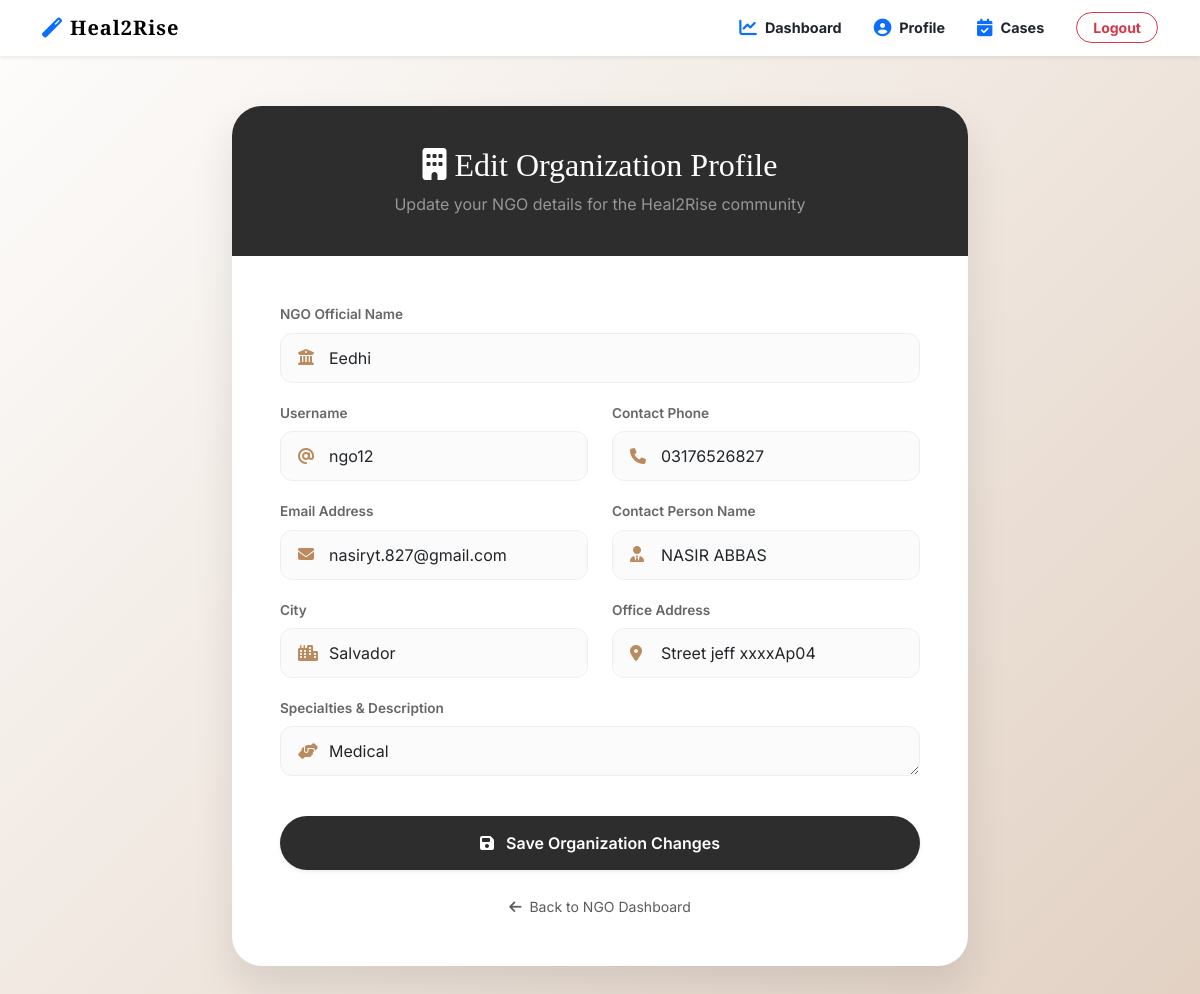
Page /ngo/update_profile.php (signed in) on the committed database.
### tables this page shows
CREATE TABLE `ngos` (
  `id` int(11) NOT NULL,
  `ngo_name` varchar(150) NOT NULL,
  `username` varchar(50) NOT NULL,
  `email` varchar(100) NOT NULL,
  `password_hash` varchar(255) NOT NULL,
  `contact_person` varchar(100) DEFAULT NULL,
  `phone` varchar(20) DEFAULT NULL,
  `address` varchar(255) DEFAULT NULL,
  `city` varchar(100) DEFAULT NULL,
  `specialties` text DEFAULT NULL,
  `registration_date` datetime DEFAULT current_timestamp(),
  `is_active` tinyint(1) DEFAULT 1,
  `last_updated` datetime DEFAULT current_timestamp() ON UPDATE current_timestamp()
);

### ngo/update_profile.php (the view, shortened to what this page needs)
<?php
include "config.php";
$ngoId = $_SESSION["id"];
$stmt = $conn->prepare("SELECT ngo_name, username, email, phone, contact_person, address, city, specialties FROM ngos WHERE id = ?");
$stmt->bind_param("i", $ngoId);
$stmt->execute();
$result = $stmt->get_result();
$ngo = $result->fetch_assoc();
?>
<!DOCTYPE html>
<html lang="en">
<head>
    <link href="https://cdn.jsdelivr.net/npm/bootstrap@5.3.0/dist/css/bootstrap.min.css" rel="stylesheet">
    <link rel="stylesheet" href="https://cdnjs.cloudflare.com/ajax/libs/font-awesome/6.4.0/css/all.min.css">
    <link rel="stylesheet" href="../CSS/style.css">
</head>
<body>
<?php include('navbar.php'); ?>
<div class="profile-wrapper">
    <div class="container">
        <div class="row justify-content-center">
            <div class="col-lg-8">
                <div class="card profile-card">
                    <div class="profile-header">
                        <h2><i class="fas fa-building me-2"></i>Edit Organization Profile</h2>
                        <p class="text-white-50 mb-0 mt-2">Update your NGO details for the Heal2Rise community</p>
                    </div>
                    <div class="card-body p-4 p-md-5">
                        <form method="POST">
                            <div class="row">
                                <div class="col-md-12">
                                    <div class="input-group-custom">
                                        <label>NGO Official Name</label>
                                        <i class="fas fa-university"></i>
                                        <input type="text" name="ngo_name" class="form-control" value="<?= htmlspecialchars($ngo['ngo_name']) ?>" required>
                                    </div>
                                </div>
                            </div>
                            <div class="row">
                                <div class="col-md-6">
                                    <div class="input-group-custom">
                                        <label>Username</label>
                                        <i class="fas fa-at"></i>
                                        <input type="text" name="username" class="form-control" value="<?= htmlspecialchars($ngo['username']) ?>" required>
                                    </div>
                                </div>
                                <div class="col-md-6">
                                    <div class="input-group-custom">
                                        <label>Contact Phone</label>
                                        <i class="fas fa-phone"></i>
                                        <input type="text" name="phone" class="form-control" value="<?= htmlspecialchars($ngo['phone']) ?>">
                                    </div>
                                </div>
                            </div>
                            <div class="row">
                                <div class="col-md-6">
                                    <div class="input-group-custom">
                                        <label>Email Address</label>
                                        <i class="fas fa-envelope"></i>
                                        <input type="email" name="email" class="form-control" value="<?= htmlspecialchars($ngo['email']) ?>" required>
                                    </div>
                                </div>
                                <div class="col-md-6">
                                    <div class="input-group-custom">
                                        <label>Contact Person Name</label>
                                        <i class="fas fa-user-tie"></i>
                                        <input type="text" name="contact_person" class="form-control" value="<?= htmlspecialchars($ngo['contact_person']) ?>">
                                    </div>
                                </div>
                            </div>
                            <div class="row">
                                <div class="col-md-6">
                                    <div class="input-group-custom">
                                        <label>City</label>
                                        <i class="fas fa-city"></i>
                                        <input type="text" name="city" class="form-control" value="<?= htmlspecialchars($ngo['city']) ?>">
                                    </div>
                                </div>
                                <div class="col-md-6">
                                    <div class="input-group-custom">
                                        <label>Office Address</label>
                                        <i class="fas fa-map-marker-alt"></i>
                                        <input type="text" name="address" class="form-control" value="<?= htmlspecialchars($ngo['address']) ?>">
                                    </div>
                                </div>
                            </div>
                            <div class="input-group-custom">
                                <label>Specialties & Description</label>
                                <i class="fas fa-hands-helping"></i>
                                <textarea name="specialties" class="form-control" rows="4" style="padding-left:48px; padding-top:12px;"><?= htmlspecialchars($ngo['specialties']) ?></textarea>
                            </div>
                            <button type="submit" class="btn-update shadow-sm">
                                <i class="fas fa-save me-2"></i> Save Organization Changes
                            </button>
                        </form>
                        <div class="text-center mt-4">
                            <a href="ngo_dashboard.php" class="text-decoration-none text-muted small">
                                <i class="fas fa-arrow-left me-1"></i> Back to NGO Dashboard
                            </a>
                        </div>
                    </div>
                </div>
            </div>
        </div>
    </div>
</div>
</body>
</html>

### CSS/style.css (style rules this page uses)
:root { --primary-color: #d4a373; --accent-color: #faedcd; --text-dark: #2d2d2d; --bg-light: #fefae0; --transition: all 0.3s ease; }
body { font-family: 'Inter', sans-serif; background-color: #fafafa; color: var(--text-dark); }
h1, h2, .navbar-brand { font-family: 'Playfair Display', serif; }
.form-control { border: 1px solid #e0e0e0; padding: 12px 15px; border-radius: 10px; transition: var(--transition); }

### ngo/update_profile.php (style rules this page uses)
.profile-wrapper { background: linear-gradient(135deg, #fdfcfb 0%, #e2d1c3 100%); min-height: 100vh; padding: 50px 0; }
.profile-card { background: white; border-radius: 30px; box-shadow: 0 20px 40px rgba(0,0,0,0.1); border: none; overflow: hidden; }
.profile-header { background: #2d2d2d; color: white; padding: 40px 30px; text-align: center; }
.profile-header h2 { font-family: 'Playfair Display', serif; margin: 0; font-size: 2rem; }
.input-group-custom { position: relative; margin-bottom: 20px; }
.input-group-custom label { font-weight: 600; font-size: 0.85rem; color: #666; margin-bottom: 8px; display: block; }
.input-group-custom i { position: absolute; left: 18px; top: 45px; color: #bc8a5f; z-index: 10; }
.input-group-custom .form-control { padding-left: 48px; height: 50px; border-radius: 12px; border: 1px solid #eee; background: #fbfbfb; }
.btn-update { background: #2d2d2d; color: white; border-radius: 50px; padding: 15px; font-weight: 600; width: 100%; border: none; transition: 0.3s; margin-top: 20px; }

### rows in the picture
ngos: ngo_name "Eedhi", username "ngo12", phone "03176526827", email "nasiryt.827@gmail.com", contact_person "NASIR ABBAS", city "Salvador", address "Street jeff xxxxAp04", specialties "Medical"
